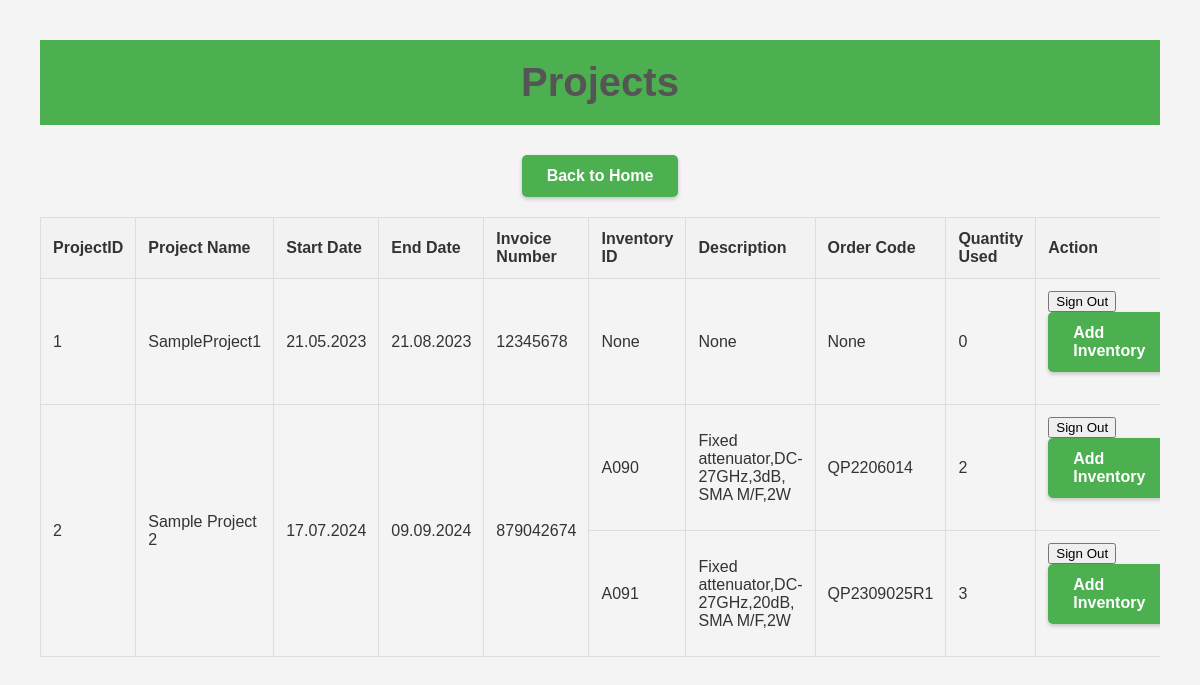
Page /view_projects (signed in) on the committed database.
### tables this page shows
CREATE TABLE "Projects" (
                "ProjectID" INTEGER,
                "Start Date" TEXT,
                "END Date" TEXT, 
                "Invoice Number" INTEGER,
                "Project Name" TEXT,
                PRIMARY KEY("ProjectID" AUTOINCREMENT)
            );

CREATE TABLE "ProjectInventory" (
            "PI_ID" INTEGER,
            "ProjectID" INTEGER,
            "InventoryID" TEXT,
            "OrderCode" TEXT,
            "Description" TEXT,
            "Qty" INTEGER,
            PRIMARY KEY("PI_ID" AUTOINCREMENT)
            );

### app.py (the view)
@app.route('/view_projects')
@login_required
def view_projects():
    conn = get_db_connection()
    cursor = conn.cursor()
    cursor.execute('''
        SELECT Projects.ProjectID, Projects."Project Name", Projects."Start Date", Projects."END Date", Projects."Invoice Number",
               ProjectInventory.InventoryID,ProjectInventory.Description,ProjectInventory."OrderCode", ProjectInventory.Qty
        FROM Projects
        LEFT JOIN ProjectInventory ON Projects.ProjectID = ProjectInventory.ProjectID
    ''')
    rows = cursor.fetchall()
    conn.close()
    projects = {}
    for row in rows:
        project_id = row['ProjectID']
        if project_id not in projects:
            projects[project_id] = {
                'ProjectID': project_id,  # Ensure ProjectID is included
                'Project Name': row['Project Name'],
                'Start Date': row['Start Date'],
                'END Date': row['END Date'],
                'Invoice Number': row['Invoice Number'],
                'Inventory': []
            }
        if row['InventoryID']:
            projects[project_id]['Inventory'].append({
                'InventoryID': row['InventoryID'],
                'OrderCode': row['OrderCode'],
                'Description': row['Description'],
                'Qty': row['Qty']
            })
    return render_template('view_projects.HTML', projects=projects.values())

### app.py (called while the page is built)
def get_db_connection():
    database = os.path.join(os.path.dirname(os.path.abspath(__file__)), 'inventory.db')
    conn = sqlite3.connect(database)
    conn.row_factory = sqlite3.Row
    return conn

def login_required(f):
    @wraps(f)
    def decorated_function(*args, **kwargs):
        if 'logged_in' not in session:
            return redirect(url_for('login'))
        return f(*args, **kwargs)
    return decorated_function

### templates/view_projects.HTML (shortened to what this page needs)
<!DOCTYPE html>
<html>
<head>
    <link rel="stylesheet" href="{{ url_for('static', filename='css/style.css') }}">
</head>
<body>
    <header>
        <h1>Projects</h1>
        <div class="header-actions">
            <a href="{{ url_for('home') }}" class="button">Back to Home</a>
        </div>
    </header>
    <div class="table-container">
        <table border="1">
            <thead>
                <tr>
                    <th>ProjectID</th>
                    <th>Project Name</th>
                    <th>Start Date</th>
                    <th>End Date</th>
                    <th>Invoice Number</th>
                    <th>Inventory ID</th>
                    <th>Description</th>
                    <th>Order Code</th>
                    <th>Quantity Used</th>
                    <th>Action</th>
                </tr>
            </thead>
            <tbody>
                {% for project in projects %}
                    {% for item in project['Inventory'] %}
                    <tr>
                        {% if loop.first %}
                        <td rowspan="{{ project['Inventory']|length }}">{{ project['ProjectID'] }}</td>
                        <td rowspan="{{ project['Inventory']|length }}">{{ project['Project Name'] }}</td>
                        <td rowspan="{{ project['Inventory']|length }}">{{ project['Start Date'] }}</td>
                        <td rowspan="{{ project['Inventory']|length }}">{{ project['END Date'] }}</td>
                        <td rowspan="{{ project['Inventory']|length }}">{{ project['Invoice Number'] }}</td>
                        {% endif %}
                        <td>{{ item['InventoryID'] }}</td>
                        <td>{{ item['Description'] }}</td>
                        <td>{{ item['OrderCode'] }}</td>
                        <td>{{ item['Qty'] }}</td>
                        <td>
                            <button onclick="showSignOutModal({{ project['ProjectID'] }}, '{{ item['InventoryID'] }}')">Sign Out</button>
                                <a href="{{ url_for('add_inventory_to_project', project_id=project['ProjectID']) }}" class="button">Add Inventory</a>
                        </td>
                    {% endfor %}
                {% endfor %}
            </tbody>
        </table>
    </div>
</body>
</html>

### static/css/style.css (style rules this page uses)
body { font-family: 'Arial', sans-serif; margin: 0; padding: 0; background-color: #ffffff; color: #333; }
h1 { position: relative; z-index: 1000; background-color: #4CAF50; color: #ffffff; text-align: center; padding: 20px 0; margin: 0; font-size: 2.5em; transition: opacity 0.3s ease; }
a.button { display: inline-block; padding: 12px 25px; margin-bottom: 20px; background-color: #4CAF50; color: white; text-decoration: none; border-radius: 5px; cursor: pointer; font-weight: bold; transition: background-color 0.3s ease, transform 0.3s ease; box-shadow: 0 2px 4px rgba(0, 0, 0, 0.2); }
.table-container { overflow-x: auto; }
table { width: 100%; border-collapse: collapse; }
th, td { padding: 12px; border: 1px solid #ddd; text-align: left; }
th { background-color: #f2f2f2; }
body { font-family: Arial, sans-serif; margin: 20px; padding: 20px; background-color: #f4f4f4; color: #333; text-align: center; }
h1 { margin-bottom: 30px; color: #555; }

### rows in the picture
ProjectInventory: InventoryID "None", Description "None", OrderCode "None", Qty "0"
Projects: ProjectID "1", Project Name "SampleProject1", Start Date "21.05.2023", END Date "21.08.2023", Invoice Number "12345678"
ProjectInventory: InventoryID "A090", Description "Fixed attenuator,DC- 27GHz,3dB, SMA M/F,2W", OrderCode "QP2206014", Qty "2"
Projects: ProjectID "2", Project Name "Sample Project 2", Start Date "17.07.2024", END Date "09.09.2024", Invoice Number "879042674"
ProjectInventory: InventoryID "A091", Description "Fixed attenuator,DC- 27GHz,20dB, SMA M/F,2W", OrderCode "QP2309025R1", Qty "3"
